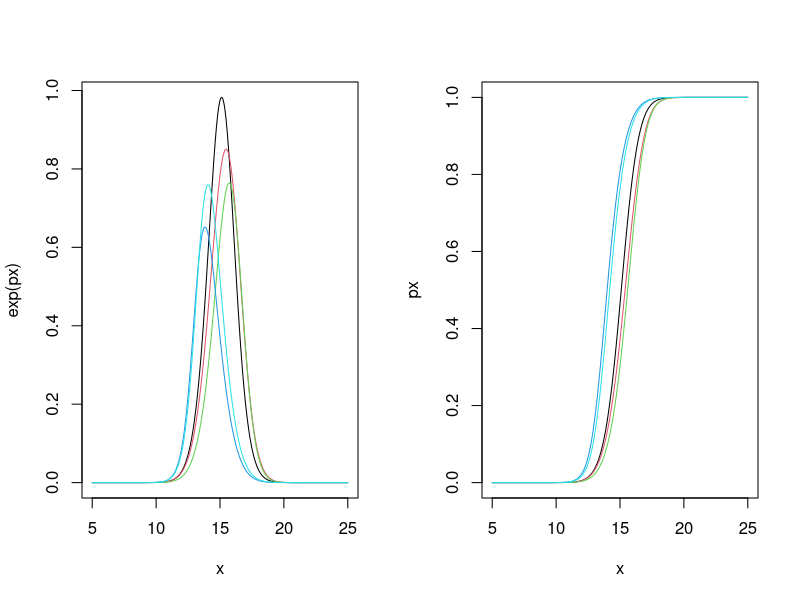
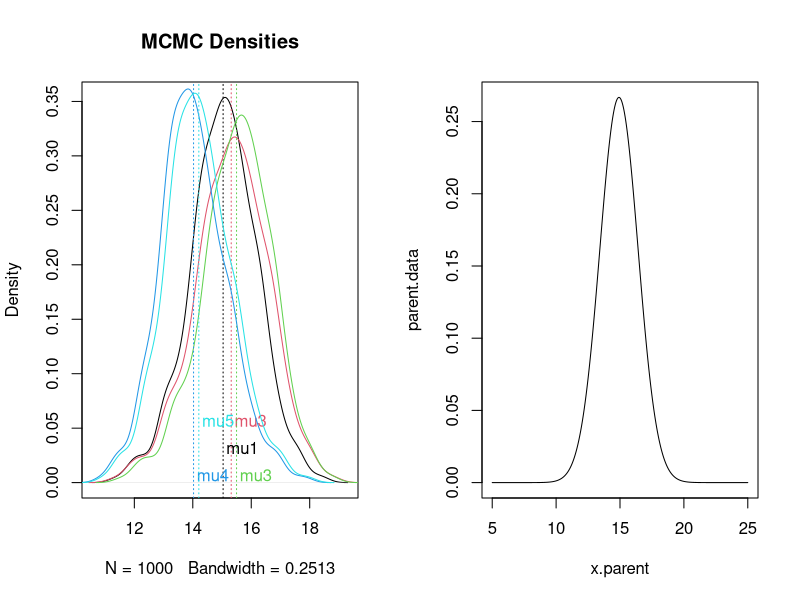

Here is the R script that generated these plots, in order:
## ---- chunk 1
require(tufte)
require(knitr)
require(dplyr)
require(reshape2)
require(tidyr)
opts_chunk$set(fig.align = 'center', fig.height = 6, fig.width = 12, collapse = TRUE, highlight = TRUE)
## ---- chunk 2
row.symbols = c(ni='n\U1D62', ybar='y\u0305\U1D62', sigmaSq="s\U00B2\U1D62")
q3.table = matrix(c(16, 15.3, 8.2, 19, 16.2, 12.3, 14, 16.4, 7.9, 12, 13.2, 5.2, 8, 13.5, 6.2), 3, 5)
colnames(q3.table) = c("1", "2", "3","4", "5")
row.labels = c(row.symbols['ni'], row.symbols['ybar'], row.symbols['sigmaSq'])
rownames(q3.table) = row.labels
kable(q3.table, align = rep(c("c","c"), dim(q3.table)[2] + 1), caption = "Corn Yield Data by Grower", escape = TRUE)
## ---- chunk 3

n <- c(16, 19, 14, 12, 8)
y.bar <- c(15.3, 16.2, 16.4, 13.2, 13.5)
sig2 <- c(8.2, 12.3, 7.9, 5.2, 6.2)

## ---- chunk 4
x <- seq(5, 25, by=0.001)
mu <- mean(y.bar) # 14.92
tau <- sqrt(var(y.bar)) # 1.49566...
par(mfrow = c(1,2))
pdf.data <- matrix(nrow=5,ncol=20001)
for(k in 1:5){
  px <- -(x-mu)^2/(2*tau^2)-3/2*log(1+(3*(x-y.bar[k])^2)/(2*sig2[k]))
  pdf.data[k,] <- px
  if(k==1){
    plot(x,exp(px),type='l',col=k)
  } else {
    lines(x,exp(px),type='l', col = k)
  }
}
cdf.data <- matrix(nrow=5,ncol=20001)
for(k in 1:5) {
  px <- -(x-mu)^2/(2*tau^2) -3/2*log(1+(3*(x-y.bar[k])^2)/(2*sig2[k]))
  cdf.data[k,] <- exp(px)/sum(exp(px))
}

for(k in 1:5) {
  px <- cumsum(cdf.data[k,])
  if(k==1) {
    plot(x,px,type='l', col=k)
  } else {
    lines(x,px,type='l', col = k)
  }
}
## ---- chunk 5
cdf1 <- cumsum(cdf.data[1,])
cdf2 <- cumsum(cdf.data[2,])
cdf3 <- cumsum(cdf.data[3,])
cdf4 <- cumsum(cdf.data[4,])
cdf5 <- cumsum(cdf.data[5,])

u=runif(1000,0,1)
mu1=0;mu2=0;mu3=0;mu4=0;mu5=0

for(j in 1:1000){
 st=0;k=1
 while(st==0) {
  if(cdf1[k]<u[j]&cdf1[k+1]>u[j]) {
    mu1[j] <- x[k]
    st <- 1
  } else {
    k <- k+1
    }
  }
}

for(j in 1:1000){
 st=0;k=1
 while(st==0) {
  if(cdf2[k]<u[j]&cdf2[k+1]>u[j]) {
    mu2[j] <- x[k]
    st <- 1
  } else {
    k <- k+1
  }
 }
}

for(j in 1:1000){
 st=0;k=1
 while(st==0) {
  if(cdf3[k]<u[j]&cdf3[k+1]>u[j]) {
    mu3[j] <- x[k]
    st <- 1
  } else {
    k <- k+1
  }
 }
}

for(j in 1:1000){
 st=0;k=1
 while(st==0) {
  if(cdf4[k]<u[j]&cdf4[k+1]>u[j]) {
    mu4[j] <- x[k]
    st <- 1
  } else {
    k <- k+1
  }
 }
}

for(j in 1:1000){
 st=0;k=1
 while(st==0) {
  if(cdf5[k]<u[j]&cdf5[k+1]>u[j]) {
    mu5[j] <- x[k]
    st <- 1
  } else {
    k <- k+1
  }
 }
}
## ---- chunk 6
grower <- c(1,2,3,4,5)
means <- c(mean(mu1),mean(mu2),mean(mu3),mean(mu4),mean(mu5))
cil <- c(
  quantile(mu1,0.025),
  quantile(mu2,0.025),
  quantile(mu3,0.025),
  quantile(mu4,0.025),
  quantile(mu5,0.025)
  )
  
ciu <- c(
  quantile(mu1,0.975),
  quantile(mu2,0.975),
  quantile(mu3,0.975),
  quantile(mu4,0.975),
  quantile(mu5,0.975)
  )
int.data <- cbind(grower, means,cil,ciu)
kable(int.data, row.names = FALSE, col.names = c("Grower","Mean","2.5%","97.5%"))
## ---- chunk 7
plot(density(mu1),type='l',col=1, main="MCMC Densities")
text(mean(mu1),0.025, "mu1", col = 1, adj = c(-0.1, -0.1))
abline(v=mean(mu1), lty=3, col = 1)
lines(density(mu2),col=2)
text(mean(mu2),0.05, "mu3", col = 2, adj = c(-0.1, -0.1))
abline(v=mean(mu2), lty=3, col = 2)
lines(density(mu3),col=3)
text(mean(mu3),0, "mu3", col = 3, adj = c(-0.1, -0.1))
abline(v=mean(mu3), lty=3, col = 3)
lines(density(mu4),col=4)
text(mean(mu4),0, "mu4", col = 4, adj = c(-0.1, -0.1))
abline(v=mean(mu4), lty=3, col = 4)
lines(density(mu5),col=5)
text(mean(mu5),0.05, "mu5", col = 5, adj = c(-0.1, -0.1))
abline(v=mean(mu5), lty=3, col = 5)
## ---- chunk 8
x.parent <- seq(5,25,by=0.001)
parent.data <- dnorm(x.parent,mu,tau)
plot(x.parent,parent.data, type = 'l')
## ---- chunk 9
# Grower 1
mu1.p <- round(mean(x.parent<mean(mu1))*100,2)
# Grower 2
mu2.p <- round(mean(x.parent<mean(mu2))*100,2)
# Grower 3
mu3.p <- round(mean(x.parent<mean(mu3))*100,2)
# Grower 4
mu4.p <- round(mean(x.parent<mean(mu4))*100,2)
# Grower 5
mu5.p <- round(mean(x.parent<mean(mu5))*100,2)
## ---- chunk 10
row.n <- c("Percentile")
parent.perc <- cbind(row.n, mu1.p,mu2.p,mu3.p,mu4.p,mu5.p)
kable(parent.perc, col.names = c("Grower","1","2","3","4","5"))
## ---- chunk 11
probs <- matrix(nrow = 5, ncol = 5)
n <- 1000
probs[1,1] <- length(mu1[mu1>mu1])/n # 0
probs[1,2] <- length(mu1[mu1>mu2])/n # 0
probs[1,3] <- length(mu1[mu1>mu3])/n # 0
probs[1,4] <- length(mu1[mu1>mu4])/n # 1
probs[1,5] <- length(mu1[mu1>mu5])/n # 1

probs[2,1] <- length(mu2[mu2>mu1])/n # 1
probs[2,2] <- length(mu2[mu2>mu2])/n # 0
probs[2,3] <- length(mu2[mu2>mu3])/n # 0.01
probs[2,4] <- length(mu2[mu2>mu4])/n # 1
probs[2,5] <- length(mu2[mu2>mu5])/n # 1

probs[3,1] <- length(mu3[mu3>mu1])/n # 1
probs[3,2] <- length(mu3[mu3>mu2])/n # 0.99
probs[3,3] <- length(mu3[mu3>mu3])/n # 0
probs[3,4] <- length(mu3[mu3>mu4])/n # 1
probs[3,5] <- length(mu3[mu3>mu5])/n # 1

probs[4,1] <- length(mu4[mu4>mu1])/n # 0
probs[4,2] <- length(mu4[mu4>mu2])/n # 0
probs[4,3] <- length(mu4[mu4>mu3])/n # 0
probs[4,4] <- length(mu4[mu4>mu4])/n # 0
probs[4,5] <- length(mu4[mu4>mu5])/n # 0

probs[5,1] <- length(mu5[mu5>mu1])/n # 0
probs[5,2] <- length(mu5[mu5>mu2])/n # 0
probs[5,3] <- length(mu5[mu5>mu3])/n # 0
probs[5,4] <- length(mu5[mu5>mu4])/n# 1
probs[5,5] <- length(mu5[mu5>mu5])/n # 0
## ---- chunk 12
# Grower 1
length(mu1[mu1>mu2&mu1>mu3&mu1>mu4&mu1>mu5])/n
# Grower 2
length(mu2[mu2>mu1&mu2>mu3&mu2>mu4&mu2>mu5])/n
# Grower 3
length(mu3[mu3>mu1&mu3>mu2&mu3>mu4&mu3>mu5])/n
# Grower 4
length(mu4[mu4>mu1&mu4>mu2&mu4>mu3&mu4>mu5])/n
# Grower 5
length(mu5[mu5>mu1&mu5>mu2&mu5>mu3&mu5>mu4])/n
## ---- chunk 13
# Probability that mean of Grower A (Row) is greater than mean of Grower B (Column)
colnames(probs) <- c("1","2","3","4","5")
rownames(probs) <- c("1","2","3","4","5")
probs.m <- melt(probs)

probs.m <- as.data.frame(probs.m)
names(probs.m) <- c("GrowerA", "GrowerB", "Pr")
probs.m <- probs.m %>%
  arrange(GrowerA,desc(Pr))

kable(probs.m, row.names = FALSE, col.names = c("Grower A", "Grower B", "Pr(A>B)"))
length(mu3[mu3<mu2&mu3>mu1&mu3>mu5&mu3>mu4])/n
length(mu2[mu2<mu3&mu2<mu1&mu2>mu5&mu2>mu4])/n
length(mu1[mu1<mu3&mu1>mu2&mu1>mu5&mu1>mu4])/n
## ---- chunk 14
length(mu3[mu3>mu2&mu3>mu1&mu3>mu5&mu3>mu4])/n
length(mu2[mu2<mu3&mu2>mu1&mu2>mu5&mu2>mu4])/n
length(mu1[mu1<mu3&mu1<mu2&mu1>mu5&mu1>mu4])/n
length(mu5[mu5<mu3&mu5<mu2&mu5<mu1&mu5>mu4])/n
length(mu4[mu4<mu3&mu4<mu2&mu4<mu1&mu4<mu5])/n
length(mu3[mu3<mu2&mu3>mu1&mu3>mu5&mu3>mu4])/n
length(mu2[mu2<mu3&mu2<mu1&mu2>mu5&mu2>mu4])/n
length(mu1[mu1<mu3&mu1>mu2&mu1>mu5&mu1>mu4])/n
## ---- chunk 15
length(mu3[mu3>mu2&mu3>mu1&mu3>mu5&mu3>mu4])/n
length(mu2[mu2<mu3&mu2>mu1&mu2>mu5&mu2>mu4])/n
length(mu1[mu1<mu3&mu1<mu2&mu1>mu5&mu1>mu4])/n
length(mu5[mu5<mu3&mu5<mu2&mu5<mu1&mu5>mu4])/n
length(mu4[mu4<mu3&mu4<mu2&mu4<mu1&mu4<mu5])/n
